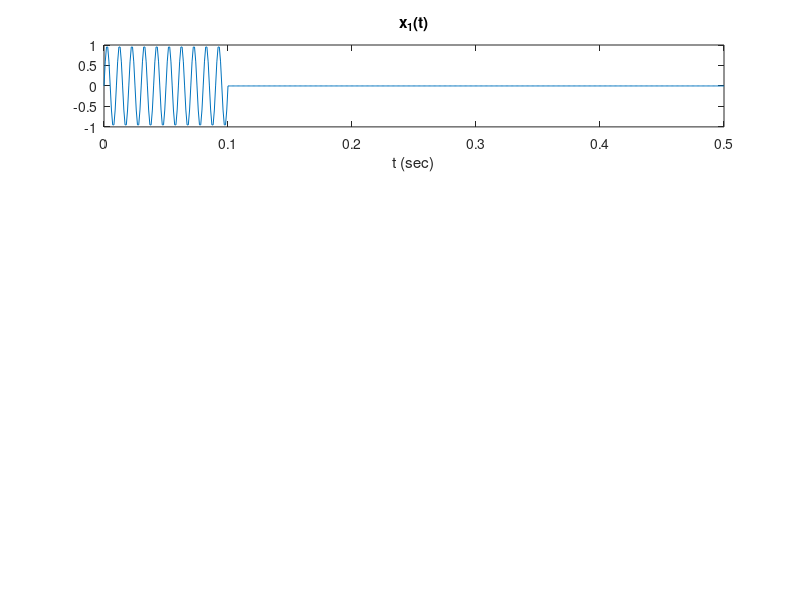

The MATLAB script that drew this image: (Note: this script raises an error after producing the figure.)
clc 
clear;
close all;

%%%%%%%%%%%%%%%%%%%%%%%%%%%
% Author: Onur Can Ozkaya %
%%%%%%%%%%%%%%%%%%%%%%%%%%%

fc = 100;
T = 0.1;
Fs = 1000;
t = 0: 1/Fs : 0.5;
N = 1024;
f = Fs * linspace(-0.5, 0.5, N);
x1 = sin(2*pi*fc*t);

for i = 101 : 500
    x1(i)=0;
end

figure(1);
subplot(411);
plot(t, x1);
title('x_1(t)');
xlabel('t (sec)');

%% Finding Fourier Transform with fft()
X1fft = fft(x1, N);
X1fft = fftshift(X1fft);
X1fft = abs(X1fft) / N;

%% Finding Fourier Transform with custom function
X1 = FourierTransform(x1, N/2, t);
X1 = abs(X1);

%% Plotting X1(f) found with built-in fft() function
subplot(412);
plot(f, X1fft);
title('X_1(f) with fft()');
xlabel('f (Hz)');

%% Plotting X1(f) found with custom Fourier Transform function
subplot(413);
plot(f, X1);
title('X_1(f)');
xlabel('f (Hz)');

%% Constructing x2(t) and y(t) signals.
Ts_2 = 0.001;
t2_1 = 0 : Ts_2 : 0.1;
t2_2 = 0.101 : Ts_2 : 0.2;
t2_3 = 0.201 : Ts_2 : 0.5;
x2_1 = 10 * t2_1;
x2_3 = zeros(1,300);
x2_2 = fliplr(x2_1);
x2_2(1) = [];
y_4 = zeros(1,100);
y_3 = x2_1;
y_3(1) = [];
x2 = [x2_1 x2_2 x2_3];
t2 = [t2_1 t2_2 t2_3];
y = [x2_1 x2_2 y_3 x2_2 y_4];

%% Plotting input signal
figure(2);
subplot(311);
plot(t2, x2);
title('Input x_2(t) ');
xlabel('t (sec)');

%% Plotting output signal
subplot(312);
plot(t2, y);
title('Output y(t) ');
xlabel('t (sec)');

%% Fourier Transform of x2(t) and y(t)
X2 = fft(x2, length(t2));
Y = fft(y, length(t2));

%% Finding impulse response
H = Y ./ (X2);

%% Inverse Fourier Transform of H(f)
h = ifft(H, length(t2));

%% Input Signal
subplot(313);
plot(t2, h);
title('Impulse Response h(t)');
xlabel('t (sec)');

%% Fourier Transform
function [out] = FourierTransform(x, f, t)
    out = zeros(1, f);
    for i = -f : f - 1
        out(1,i+1+f) = sum(dot(x, exp(-2j*pi*i*t)))*0.001;
    end
end

